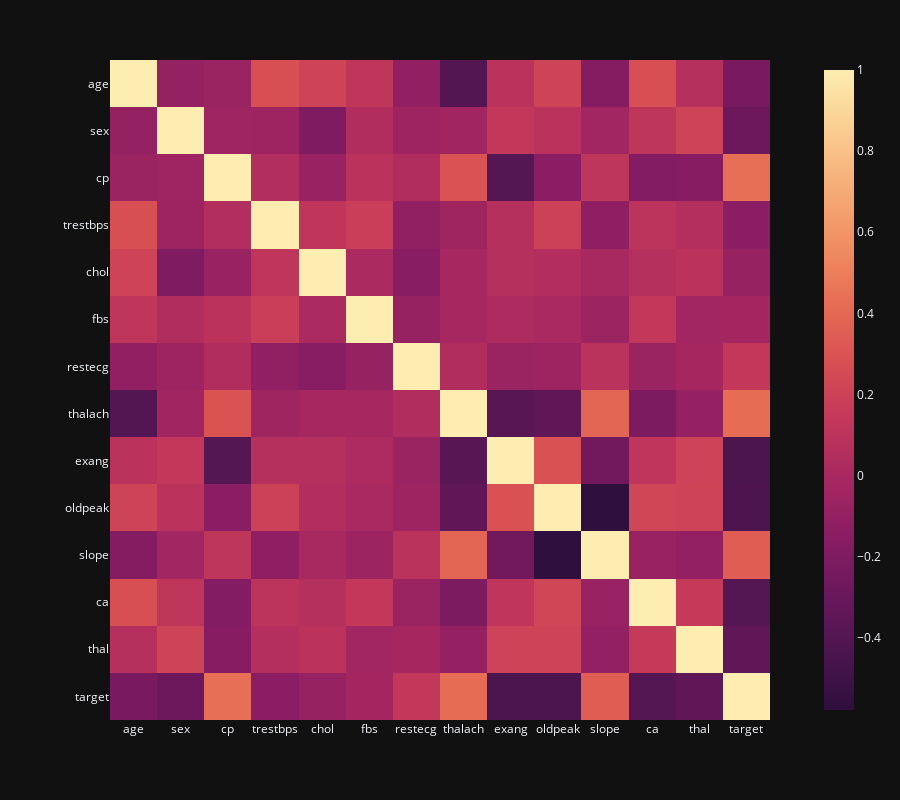

Write notebook code for a chart like this one.
### Markdown cell above
Analysis:
People having type 1 chest pain have a high risk of high disease as compared to other chest pain types
Higher max heart rate among younger candidates is seen to be a major symptom for heart disease

### Code cell
# Here we are visualizing all the coulumns to generate the Heat Map
px.imshow(data.corr(),height=800,color_continuous_scale=px.colors.sequential.matter_r,template='plotly_dark')

### Figure 1 — Plotly figure (JSON) as saved in the notebook; plotly's stock layout.template omitted (floating-point values rounded to 4 significant figures; data arrays with more than 128 entries replaced by an {"elided": "..."} marker saying what was removed)
{"data": [{"coloraxis": "coloraxis", "hovertemplate": "x: %{x}<br>y: %{y}<br>color: %{z}<extra></extra>", "name": "0", "type": "heatmap", "x": ["age", "sex", "cp", "trestbps", "chol", "fbs", "restecg", "thalach", "exang", "oldpeak", "slope", "ca", "thal", "target"], "xaxis": "x", "y": ["age", "sex", "cp", "trestbps", "chol", "fbs", "restecg", "thalach", "exang", "oldpeak", "slope", "ca", "thal", "target"], "yaxis": "y", "z": {"elided": "14x14 float values"}}], "layout": {"coloraxis": {"colorscale": [[0, "rgb(47, 15, 61)"], [0.09091, "rgb(76, 21, 80)"], [0.1818, "rgb(107, 24, 93)"], [0.2727, "rgb(138, 29, 99)"], [0.3636, "rgb(168, 40, 96)"], [0.4545, "rgb(195, 56, 90)"], [0.5455, "rgb(216, 80, 83)"], [0.6364, "rgb(231, 109, 84)"], [0.7273, "rgb(240, 142, 98)"], [0.8182, "rgb(246, 173, 119)"], [0.9091, "rgb(250, 205, 145)"], [1, "rgb(253, 237, 176)"]]}, "height": 800, "margin": {"t": 60}, "xaxis": {"anchor": "y", "constrain": "domain", "domain": [0, 1], "scaleanchor": "y"}, "yaxis": {"anchor": "x", "autorange": "reversed", "constrain": "domain", "domain": [0, 1]}}}
